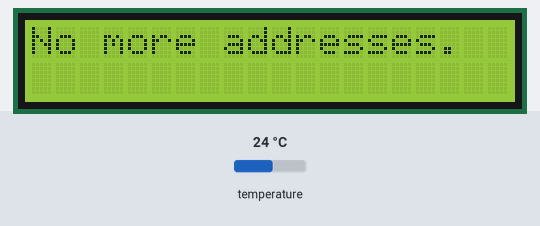
Simulated run of this sketch. Board: Arduino Uno, built with avr-gcc and run on an emulated ATmega328P. Parts: 20×2 character LCD. Inputs (shaded band) come from the test bench; at power-on: temperature 24 °C.

Above: at 0.1 s.
At 1.4 s:
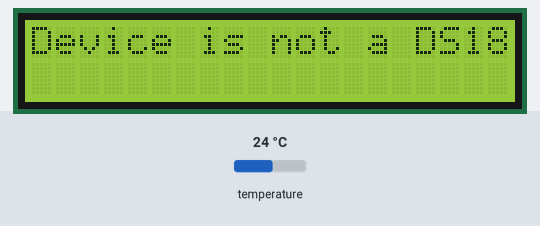

The sketch:

temperature.ino
```cpp
#include <OneWire.h>
#include <LiquidCrystal.h>
// LCD=======================================================
//initialize the library with the numbers of the interface pins
LiquidCrystal lcd(7, 8, 9, 10, 11 , 12);

#define LCD_WIDTH 20
#define LCD_HEIGHT 2

/* DS18S20 Temperature chip i/o */

OneWire  ds(6);  // on pin 6
#define MAX_DS1820_SENSORS 2
byte addr[MAX_DS1820_SENSORS][8];
void setup(void)
{
  lcd.begin(LCD_WIDTH, LCD_HEIGHT,1);
  lcd.setCursor(0,0);
  lcd.print("DS1820 Test");
  if (!ds.search(addr[0]))
  {
    lcd.setCursor(0,0);
    lcd.print("No more addresses.");
    ds.reset_search();
    delay(250);
    return;
  }
  if ( !ds.search(addr[1]))
  {
    lcd.setCursor(0,0);
    lcd.print("No more addresses.");
    ds.reset_search();
    delay(250);
    return;
  }
}
int HighByte, LowByte, TReading, SignBit, Tc_100, Whole, Fract;
char buf[20];

void loop(void)
{
  byte i, sensor;
  byte present = 0;
  byte data[12];

  for (sensor=0;sensor<MAX_DS1820_SENSORS;sensor++)
  {
    if ( OneWire::crc8( addr[sensor], 7) != addr[sensor][7])
    {
      lcd.setCursor(0,0);
      lcd.print("CRC is not valid");
      return;
    }

    if ( addr[sensor][0] != 0x28)
    {
      lcd.setCursor(0,0);
      lcd.print("Device is not a DS18S20 family device.");
      return;
    }

    ds.reset();
    ds.select(addr[sensor]);
    ds.write(0x44,1);         // start conversion, with parasite power on at the end

    delay(1000);     // maybe 750ms is enough, maybe not
    // we might do a ds.depower() here, but the reset will take care of it.

    present = ds.reset();
    ds.select(addr[sensor]);
    ds.write(0xBE);         // Read Scratchpad

    for ( i = 0; i < 9; i++)
    {           // we need 9 bytes
      data[i] = ds.read();
    }

    LowByte = data[0];
    HighByte = data[1];
    TReading = (HighByte << 8) + LowByte;
    SignBit = TReading & 0x8000;  // test most sig bit
    if (SignBit) // negative
    {
      TReading = (TReading ^ 0xffff) + 1; // 2's comp
    }
    Tc_100 = (6 * TReading) + TReading / 4;    // multiply by (100 * 0.0625) or 6.25


    Whole = Tc_100 / 100;  // separate off the whole and fractional portions
    Fract = Tc_100 % 100;

    sprintf(buf, "%d:%c%d.%d\337C     ",sensor,SignBit ? '-' : '+', Whole, Fract < 10 ? 0 : Fract);

    lcd.setCursor(0,sensor%LCD_HEIGHT);
    lcd.print(buf);
  }
}
```
